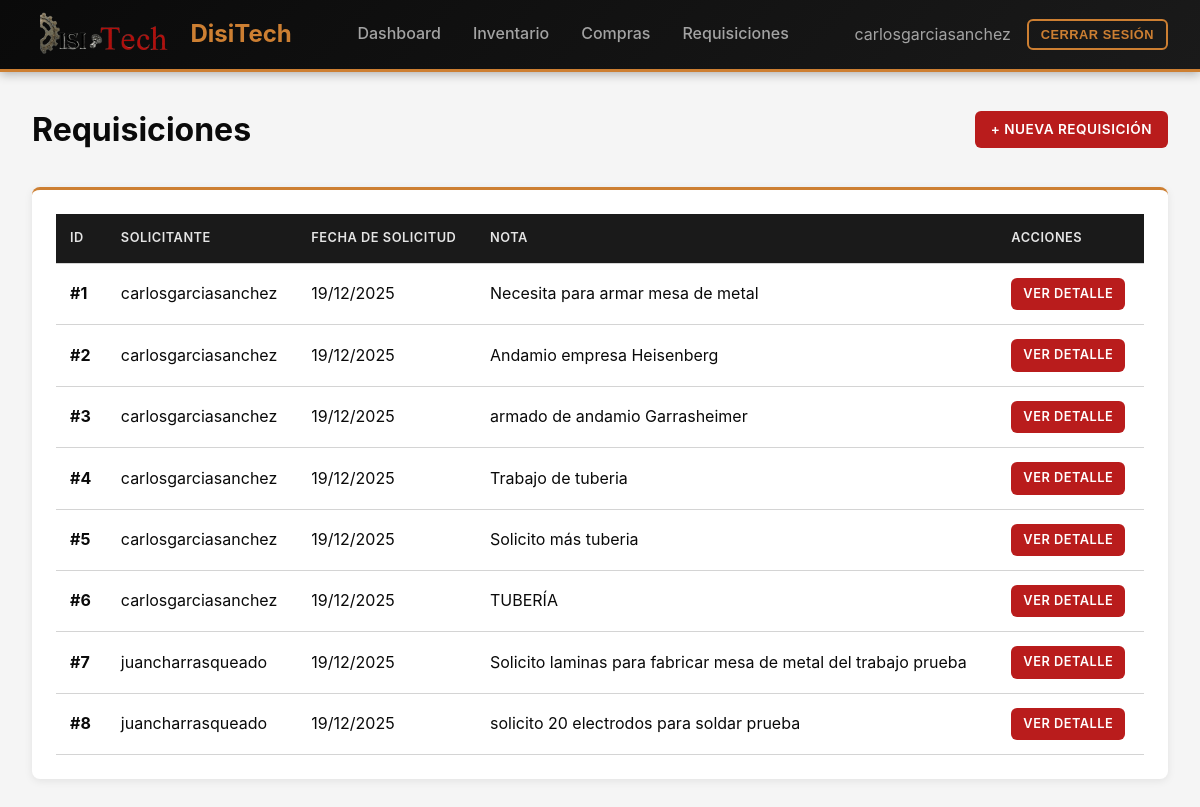
The app's page /requisiciones/ (signed in), older data.
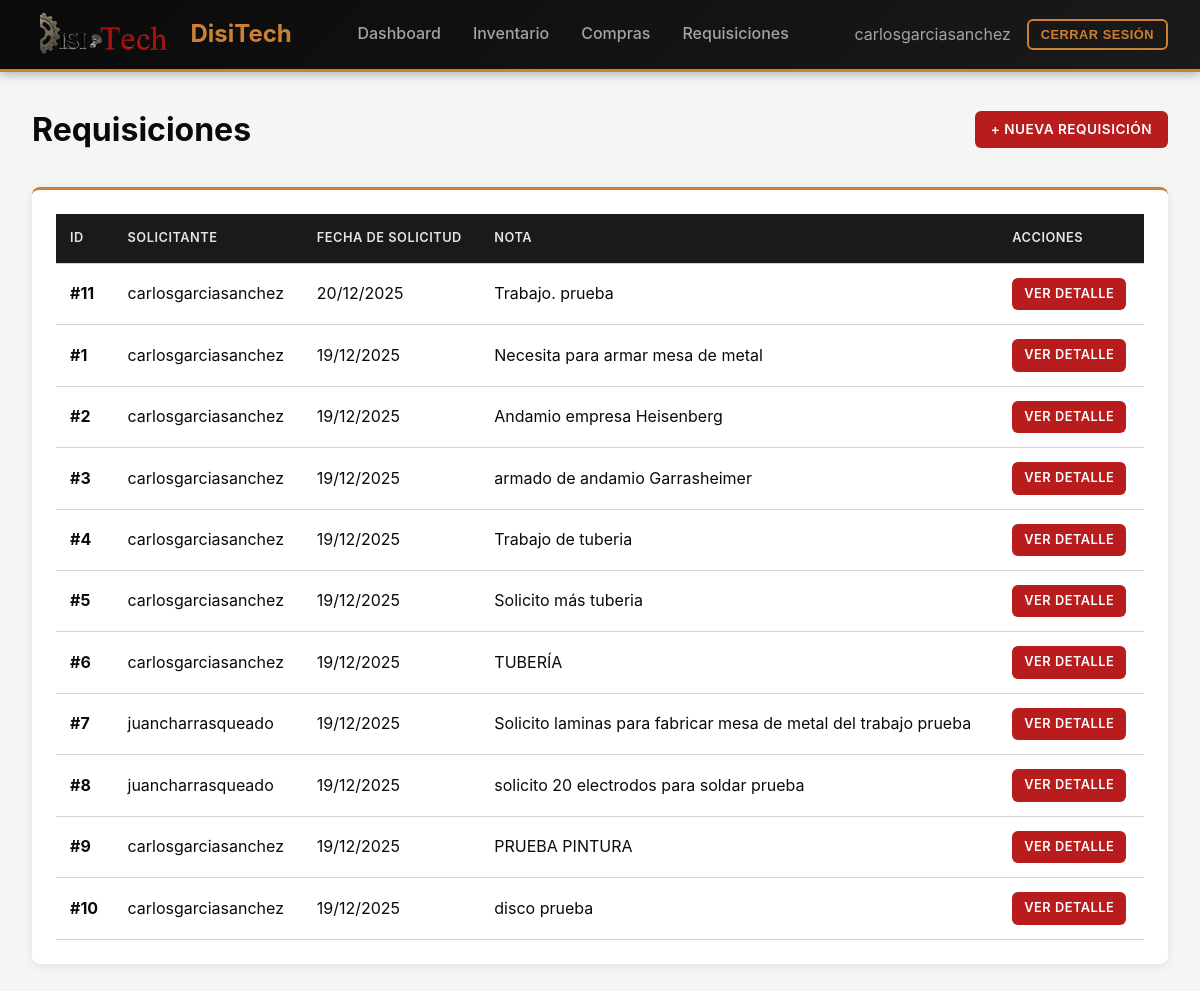
The same page, newer data.
### inventory/models/transactions.py (models this page shows, shortened)
class Requisition(models.Model):
    requested_by = models.ForeignKey(settings.AUTH_USER_MODEL, on_delete=models.PROTECT, related_name="requisitions")
    requested_at = models.DateField()
    note = models.CharField(max_length=300, null=True, blank=True)
    created_at = models.DateTimeField(auto_now_add=True)

### inventory/views.py (the view)
# urls.py: path("requisiciones/", views.requisition_list, name="requisition_list"),
@login_required
@permission_required('inventory.view_requisition', raise_exception=True)
def requisition_list(request):
    if request.user.is_staff:
        requisitions = Requisition.objects.select_related('requested_by').order_by('-requested_at')
    else:
        requisitions = Requisition.objects.filter(
            requested_by=request.user
        ).select_related('requested_by').order_by('-requested_at')
    context = {'requisitions': requisitions}
    return render(request, 'requisitions/list.html', context)

### inventory/context_processors.py (called while the page is built)
def logo_context(request):
    logo_path = os.path.join(settings.MEDIA_ROOT, 'logo.png')
    if os.path.exists(logo_path):
        logo_url = settings.MEDIA_URL + 'logo.png'
    else:
        logo_url = None
    return {'logo_url': logo_url}

### templates/requisitions/list.html (shortened to what this page needs)
{% extends 'base.html' %}
{% block content %}
<div style="display: flex; justify-content: space-between; align-items: center; margin-bottom: 2rem;">
    <h1>Requisiciones</h1>
    {% if perms.inventory.add_requisition %}
    <a href="{% url 'requisition_create' %}" class="btn btn-primary">+ Nueva Requisición</a>
    {% endif %}
</div>
<div class="card">
    <table>
        <thead>
            <tr>
                <th>ID</th>
                <th>Solicitante</th>
                <th>Fecha de Solicitud</th>
                <th>Nota</th>
                <th>Acciones</th>
            </tr>
        </thead>
        <tbody>
            {% for req in requisitions %}
            <tr>
                <td><strong>#{{ req.id }}</strong></td>
                <td>{{ req.requested_by.username }}</td>
                <td>{{ req.requested_at|date:"d/m/Y" }}</td>
                <td>{{ req.note|default:"-" }}</td>
                <td>
                    <a href="{% url 'requisition_detail' req.pk %}" class="btn btn-sm btn-primary">Ver Detalle</a>
                </td>
            </tr>
            {% empty %}
            <tr>
                <td colspan="5" style="text-align: center; padding: 2rem; color: #64748b;">No hay requisiciones registradas</td>
            </tr>
            {% endfor %}
        </tbody>
    </table>
</div>
{% endblock %}

Row changes from the older to the newer data that the page shows:
added Requisition: id "11", requested_by.username "carlosgarciasanchez", requested_at "20/12/2025", note "Trabajo. prueba"
added Requisition: id "9", requested_by.username "carlosgarciasanchez", requested_at "19/12/2025", note "PRUEBA PINTURA"
added Requisition: id "10", requested_by.username "carlosgarciasanchez", requested_at "19/12/2025", note "disco prueba"
